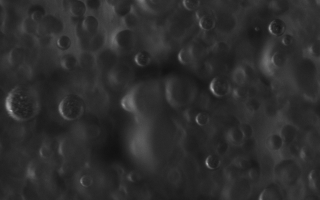
#> input picture data/train/train_00000.png, 320 x 200 px; its folder holds 4 pictures in this run
$ jupyter execute --allow-errors grad_orientation.ipynb   (shell and % lines are left out)   (older library calls are emulated)
#> lines starting #> are read from the running program, lines starting #| are printed output that depends on the picture
[cell 1]
import sys
sys.path.append("/Users/Habib/Google Drive/Uni Heidelberg/12 SS 2018/Masterarbeit/")

[cell 2]
import numpy as np
import cv2
import matplotlib.pyplot as plt
import matplotlib.cm as cm
from skimage.feature import peak_local_max
from copy import deepcopy
import matplotlib.patches as patches
from mpl_toolkits.mplot3d import Axes3D
import os
from scipy.ndimage.filters import gaussian_filter
from scipy.ndimage.interpolation import zoom
from skimage.feature import structure_tensor, structure_tensor_eigvals
from shapes import *
from detect_bubbles import *
from skimage import exposure
from scipy.misc import imresize

[cell 3]
train_dir = "data/train/"
train_img_read = [cv2.imread(os.path.join(train_dir, filename), 0) for filename in os.listdir(train_dir)
            if filename.endswith(".png")]
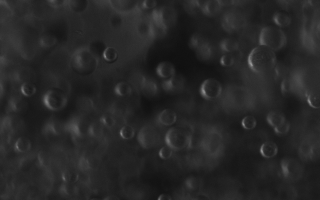
#> input picture data/train/train_00001.png, 320 x 200 px
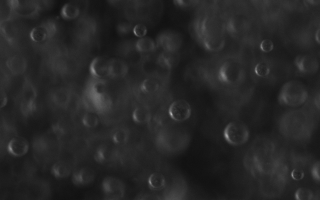
#> input picture data/train/train_00002.png, 320 x 200 px
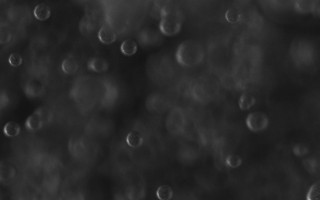
#> input picture data/train/train_00003.png, 320 x 200 px

[cell 4]
mess = cv2.imread("/Users/Habib/Google Drive/Uni Heidelberg/11 WS 2017-2018/Masterarbeit/Messungen/Reihe_16/acA1920-155um__21836660__20180418_153328495_0052.bmp", 0)
mess2 = cv2.imread("/Users/Habib/Google Drive/Uni Heidelberg/11 WS 2017-2018/Masterarbeit/Messungen/Reihe_16/acA1920-155um__21836660__20180418_153328495_0627.bmp", 0)
one = cv2.imread("data/one_mess.png", 0)
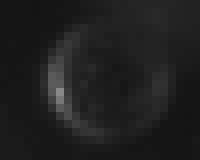
#> input picture data/one_mess.png, 25 x 20 px (shown 8 times larger)
#> one is the input picture: shape (20, 25); min 20, max 137, mean 31.4
